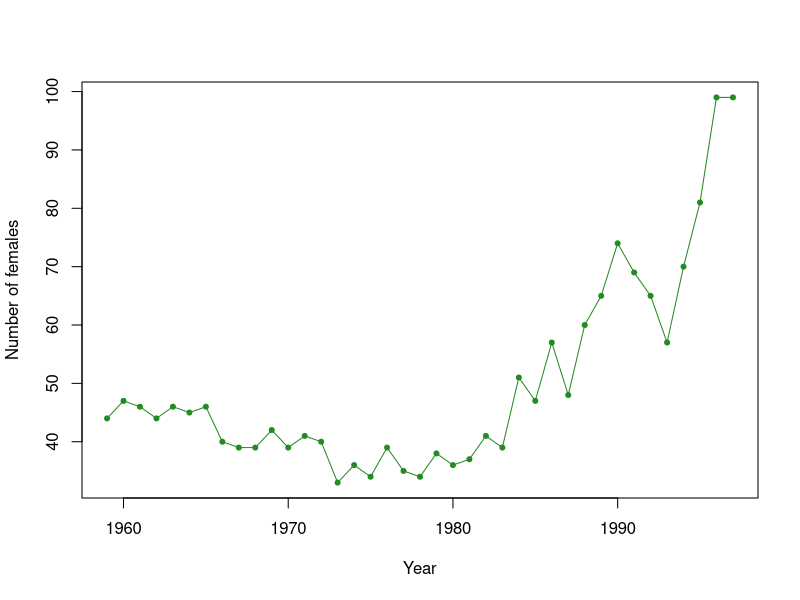
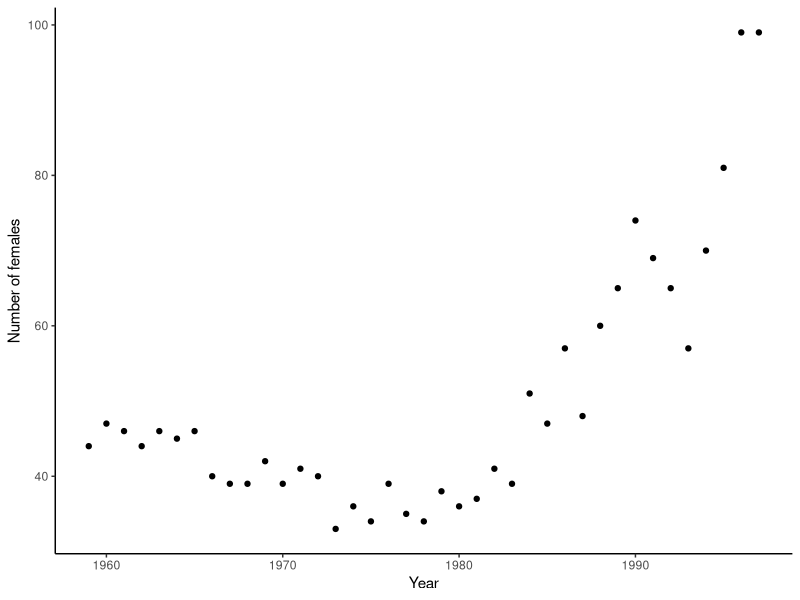

These figures' R source, in order:
## ---- chunk 1
knitr::opts_chunk$set(echo = TRUE)

## ---- chunk 2
bears<- read.csv("PS1_Data_Bears.csv")
## ---- chunk 3
#load tidyverse
library(tidyverse)

#getting a single column
bears %>% select(females)

#subsetting before and after 1976
bears1 <- bears %>% filter(year<1977)
bears2 <- bears %>% filter(year>1975)
## ---- chunk 4
plot(bears$year,
     bears$females,
     xlab="Year",
     ylab="Number of females", 
     col="forestgreen", 
     type="o", 
     pch=20)

# a tidyverse option: 
ggplot(bears,aes(x=year,y=females)) +
  geom_point() +
  xlab("Year") +
  ylab("Number of females") +
  theme_classic()
## ---- chunk 5
#call the package from your library
library(geosphere)
location <- read.csv("location.csv")

#One method for determining the distance between two points is using the Haversine method. We'll use the distm function in the geosphere package and then specify the Haversine method

#first we need to get a dataframe that is just the latitude and longitude of our 
loc <- location[4:5]

distances<-as.data.frame(distm(loc,fun=distHaversine))
